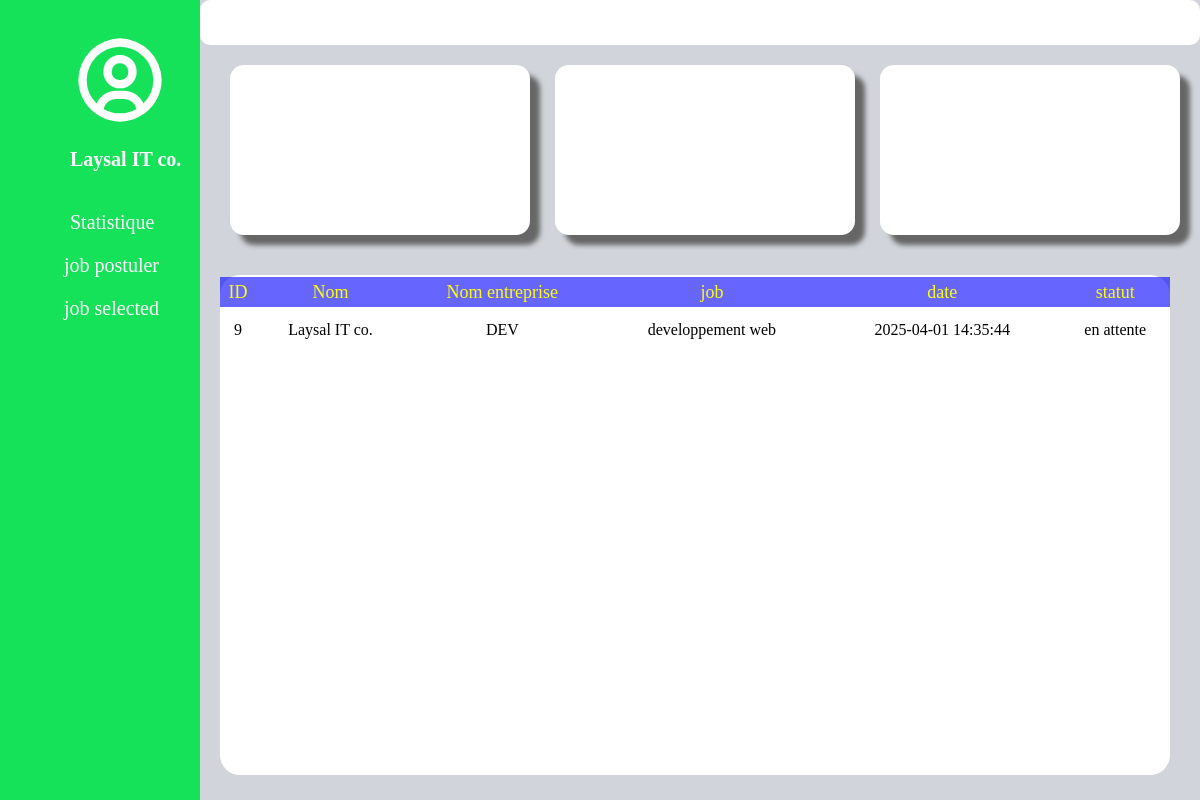
The page /project/user/index.php (signed in) on the database its author committed.
### tables this page shows
CREATE TABLE IF NOT EXISTS `job_application` (
  `application_id` int NOT NULL AUTO_INCREMENT,
  `candidate_id` int NOT NULL,
  `employer_id` int NOT NULL,
  `application_date` datetime DEFAULT CURRENT_TIMESTAMP,
  `cv_build` varchar(255) NOT NULL,
  `idjob` int DEFAULT NULL,
  `statut` int DEFAULT '0',
  PRIMARY KEY (`application_id`),
  KEY `candidate_id` (`candidate_id`),
  KEY `job_application_idjob` (`idjob`)
);

CREATE TABLE IF NOT EXISTS `user` (
  `user_id` int NOT NULL AUTO_INCREMENT,
  `name` varchar(100) NOT NULL,
  `second_name` varchar(70) DEFAULT NULL,
  `email` varchar(100) NOT NULL,
  `date_of_b` date DEFAULT NULL,
  `password` varchar(50) NOT NULL,
  `role` enum('candidate','employer','admin') NOT NULL,
  `gender` varchar(10) DEFAULT NULL,
  `phone` varchar(30) DEFAULT NULL,
  `image` varchar(100) NOT NULL,
  `town` varchar(50) NOT NULL,
  `country` varchar(50) NOT NULL,
  `company_type` varchar(30) NOT NULL,
  `company_num` varchar(70) NOT NULL,
  `created_at` datetime DEFAULT CURRENT_TIMESTAMP,
  `updated_at` datetime DEFAULT CURRENT_TIMESTAMP ON UPDATE CURRENT_TIMESTAMP,
  PRIMARY KEY (`user_id`),
  UNIQUE KEY `email` (`email`)
);

CREATE TABLE IF NOT EXISTS `job_post` (
  `job_post_id` int NOT NULL AUTO_INCREMENT,
  `user_id` int NOT NULL,
  `title` varchar(255) NOT NULL,
  `description` text,
  `requirement` text,
  `qualification` text,
  `salary_range` varchar(100) DEFAULT NULL,
  `part_time` varchar(20) DEFAULT NULL,
  `day_shift` varchar(20) DEFAULT NULL,
  `post_date` datetime DEFAULT CURRENT_TIMESTAMP,
  `state` varchar(50) DEFAULT 'active',
  `created_at` datetime DEFAULT CURRENT_TIMESTAMP,
  `updated_at` datetime DEFAULT CURRENT_TIMESTAMP ON UPDATE CURRENT_TIMESTAMP,
  `skills` text,
  `town` varchar(100) DEFAULT NULL,
  `country` varchar(100) DEFAULT NULL,
  PRIMARY KEY (`job_post_id`),
  KEY `user_id` (`user_id`)
);

### project/user/index.php (the view, shortened to what this page needs)
 <?php
     $nom = $_SESSION['name'];
    $id = $_SESSION['user_id'];
     $host = "localhost";
    $dbname = "job";
    $user = "root";
    $password = "";
      $conn=mysqli_connect($host,$user,$password,$dbname);
    ?>
<!DOCTYPE html>
<html lang="en">
<head>
</head>
<body>
<div class="nav">
        <div>
        </div>
        <h1 class=" text-white name"><?php echo$nom;?></h1>
         <div class="tre">
            <a href="" class="liste">Statistique</a>
            <div class="perspar">
            <a href="" class="pers"> job postuler  </a>
            </div>
            <div class="perspar">
            <a href="selectionner.php" class="pers"> job selected  </a>
            </div>
         </div>
    </div>
    <div class="contenaire">
        <div class="navcontaire"></div>
        <div class="divcarte">
            <div class="cartes"></div>
            <div class="cartes1"></div>
            <div class="cartes2"></div>
        </div>
        <div class="tabler">
        <table class="" cellspacing="0">
          <th class="">
            <tr class="titre">
                <td>ID</td>
                <td>Nom </td>
                <td>Nom entreprise</td>
                <td>job</td>
                <td>date</td>
                <td>statut</td>
            </tr>
          </th>
           <?php
           $re=mysqli_query($conn,"SELECT * FROM job_application where candidate_id =$id");
           while ($req=mysqli_fetch_assoc($re)) {
            $tr=$req['employer_id'];
            $namee="SELECT * FROM user where user_id=$tr";
            $sze=mysqli_query($conn,$namee);
            $az=mysqli_fetch_assoc($sze);
            $ent=$az['name'];
            $idj=$req['idjob'];
             $idjob="SELECT * FROM job_post where job_post_id=$idj";
             $idr=mysqli_query($conn,$idjob);
             $row2=mysqli_fetch_assoc($idr);
             $idnamjob=$row2['title']
           ?>
           <tr class="result">
            <td><?php echo$req['application_id'] ?></td>
            <td><?php echo$nom?></td>
            <td><?php echo$ent ?></td>
            <td><?php echo$idnamjob ?></td>
            <td><?php echo$req['application_date'] ?></td>
            <td><?php $statut=$req['statut'];
                 if ($statut==0) {
                   echo"en attente";
                 }elseif ($statut==1) {
                    echo"pre-select";
                 }else {
                    echo"refuse";
                 }
            ?></td>
           </tr>
           <?php  }?>
       </table>
        </div>
    </div>
</body>
</html>

### project/user/index.php (style rules this page uses)
* { margin: 0; }
.tre { margin-top: 40px; }
.liste { border: hidden; color: white; font-size: 20px; text-decoration: none; margin-left: 70px; }
.perspar { margin-top: 20px; }
.pers { text-decoration: none; color: white; padding-top: 30px; font-size: 20px; margin-left: 64px; }
body { width: 100%; display: flex; overflow-y: hidden; overflow-x: hidden; background-color: rgba(209, 213, 219, 1); }
.nav { width: 20%; height: 800px; background-color: rgb(21, 226, 89); }
.sve { margin-top: 30px; margin-left: 70px; }
.name { color: white; margin-top: 14px; margin-left: 70px; font-size: 20px; }
.contenaire { width: 80%; width: 100%; }
.navcontaire { width: 100%; height: 45px; background-color: white; border-radius: 10px; }
.divcarte { display: flex; margin-top: 20px; width: 100%; }
.cartes { border-radius: 14px; margin-left: 30px; width: 30%; height: 170px; background-color: white; box-shadow: 10px 10px 5px #666; }
.cartes1 { border-radius: 14px; margin-left: 25px; width: 30%; height: 170px; background-color: white; box-shadow: 10px 10px 5px #666; }
.cartes2 { border-radius: 14px; margin-left: 25px; width: 30%; height: 170px; background-color: white; box-shadow: 10px 10px 5px #666; }
.tabler { margin-top: 40px; margin-left: 20px; border-radius: 20px; width: 95%; height: 500px; background-color: white; }
table { width: 100%; }
.titre { height: 30px; color: yellow; font-weight: bo; width: 100%; text-align: center; font-size: 18px; border-radius: 20px; background-color: rgba(0, 0, 255, 0.6); }
.result { width: 100%; height: 45px; text-align: center; border-bottom: 4px solid gray; }

### rows shown on the page
job_application: application_id "9", user.name "DEV", job_post.title "developpement web", application_date "2025-04-01 14:35:44", statut "en attente"

### other values the page prints
$nom "Laysal IT co."
